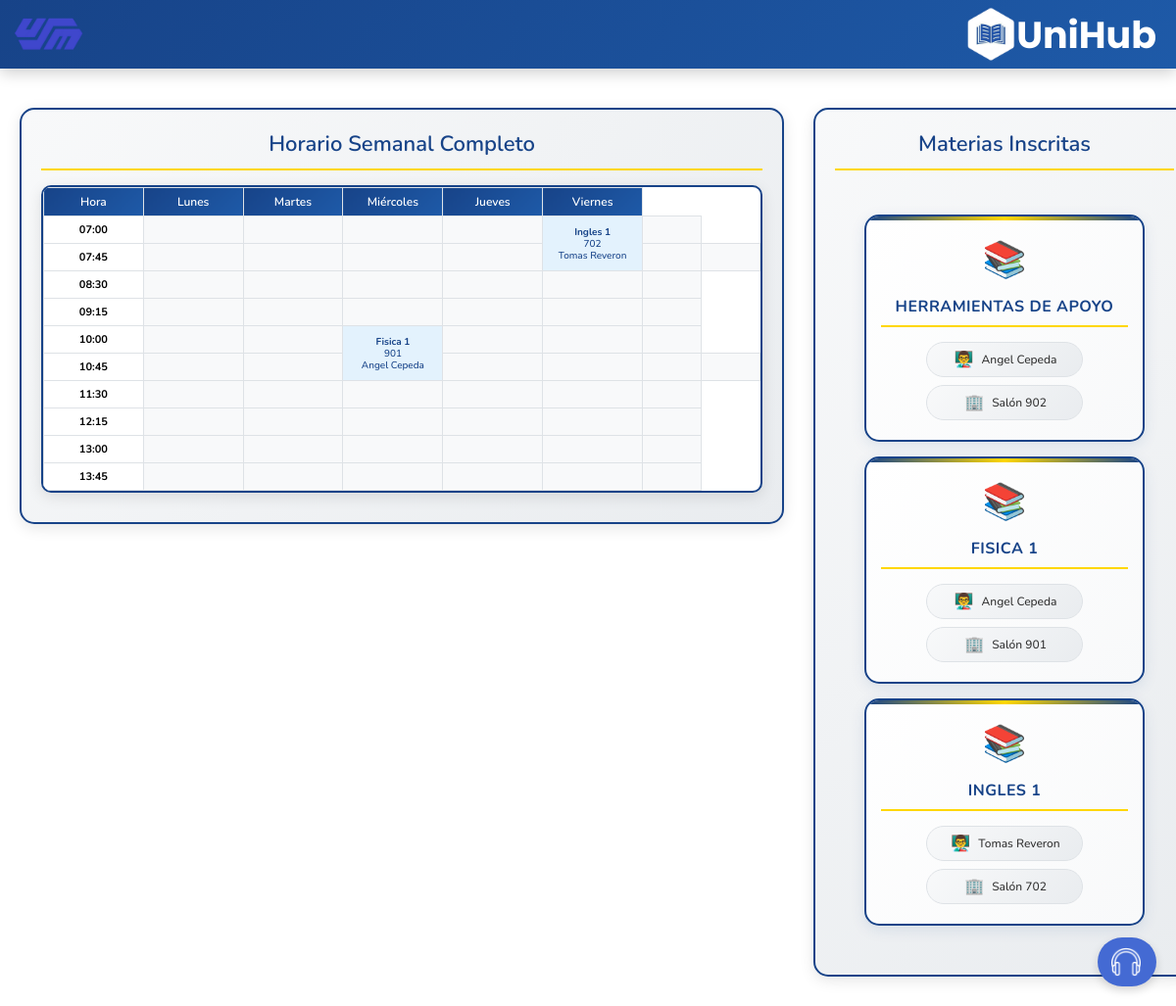
Screenshot of /pagina_principal.php (signed in) with the database file from the repository.
### tables this page shows
CREATE TABLE IF NOT EXISTS `materias` (
  `id` int NOT NULL AUTO_INCREMENT,
  `nombre` varchar(100) DEFAULT NULL,
  `salon` varchar(50) DEFAULT NULL,
  `id_profesor` int DEFAULT NULL,
  `creditos` int NOT NULL,
  `semestre` int NOT NULL,
  `seccion` varchar(50) NOT NULL,
  PRIMARY KEY (`id`),
  KEY `fk_profesor` (`id_profesor`)
);

### pagina_principal.php (the view, shortened to what this page needs)
<?php
include 'conexion.php';
$conn->set_charset("utf8mb4");
$user_id = $_SESSION['idusuario'];
$query_materias_profesor = "
SELECT
    m.id AS id_materia,
    m.nombre AS materia,
    m.salon,
    m.creditos,
    m.semestre,
    m.seccion,
    fu.foto,
    COALESCE(p.nombre, 'No asignado') AS nombre_profesor
FROM inscripciones i
JOIN materias m ON i.id_materia = m.id
LEFT JOIN profesores p ON m.id_profesor = p.id
LEFT JOIN fotousuario fu ON p.id_usuario = fu.id_usuario
WHERE i.id_estudiante = ?
GROUP BY m.id
";
$stmt_materias_profesor = $conn->prepare($query_materias_profesor);
$stmt_materias_profesor->bind_param("i", $user_id);
$stmt_materias_profesor->execute();
$resultado = $stmt_materias_profesor->get_result();
?>
<!DOCTYPE html>
<html lang="es">
<head>
    <link rel="stylesheet" href="css/style.css">
    <link rel="stylesheet" href="css/principalalumnostyle.css">
    <link rel="stylesheet" href="css/horario.css">
</head>
<body>
    <div class="cabecera">
        <button type="button" id="logoButton">
            <img src="css/logoazul.png" alt="Logo">
        </button>
        <div class="logoempresa">
            <img src="css/logounihubblanco.png" alt="Logo" class="logounihub">
            <p>UniHub</p>
        </div>
    </div>
        <div class="layout-dos-columnas">
            <div class="columna-izquierda">
                <div class="contenedor-horario">
                    <h2 class="titulo-horario">Horario Semanal Completo</h2>
                    <?php
                    include 'horario.php';
                    ?>
                </div>
            </div>
            <div class="columna-derecha">
                <div class="contenedor-horario">
                    <h2 class="titulo-horario">Materias Inscritas</h2>
                    <div class="contenedor-materias-grid">
                        <?php while ($row = $resultado->fetch_assoc()): ?>
                            <a href="detalle_materia.php?id=<?php echo $row['id_materia']; ?>" class="tarjeta-materia-link">
                                <div class="tarjeta-materia">
                                    <div class="icono-materia">📚</div>
                                    <h3 class="nombre-materia"><?php echo htmlspecialchars($row['materia']); ?></h3>
                                    <div class="info-materia">
                                        <div class="info-item">
                                            <span class="icono">👨‍🏫</span>
                                            <span class="texto"><?php echo !empty(trim($row['nombre_profesor'])) ? htmlspecialchars(trim($row['nombre_profesor'])) : 'No asignado'; ?></span>
                                        </div>
                                        <div class="info-item">
                                            <span class="icono">🏢</span>
                                            <span class="texto">Salón <?php echo htmlspecialchars($row['salon']); ?></span>
                                        </div>
                                    </div>
                                </div>
                            </a>
                        <?php endwhile; ?>
                    </div>
                </div>
            </div>
        </div>
    <div class="soporte-flotante-container">
        <a href="contacto.php" class="soporte-flotante" title="Soporte">
            <img src="css/audifonos-blanco.png" alt="Soporte">
        </a>
    </div>
</body>
</html>

### css/style.css (style rules this page uses)
* { margin: 0; padding: 0; box-sizing: border-box; }

### css/principalalumnostyle.css (style rules this page uses)
.cabecera { width: 100%; height: 70px; background: linear-gradient( to bottom, #174388 0%, #174388 80%, transparent 100% ); display: flex; align-items: center; flex-direction: row; align-content: center; justify-content: flex-end; }
.cabecera button img { width: 70px; height: auto; }
.cabecera button { position: absolute; background-color: transparent; border: none; left: 15px; cursor: pointer; user-select: none; }
.cabecera p { font-family: "Poppins", sans-serif; font-size: 38px; color: white; position: absolute; right: 20px; user-select: none; font-weight: 700; }
.logoempresa img { width: 70px; height: auto; }
.logoempresa { display: flex; flex-direction: row; width: 225px; height: auto; align-items: center; }
:root { --background-color: white; --text-color: black; }
body { background-color: var(--background-color); color: var(--text-color); height: 100vh; transition: 1s background-color ease-in-out; }

### css/horario.css (style rules this page uses)
body { font-family: 'Nunito', sans-serif; --color: #00000072; }
.contenedor-horario { margin: 20px; padding: 20px; border: 1px solid #007BFF; border-radius: 8px; background-color: #E3F2FD; width: 50%; margin-top: 20px; }
.titulo-horario { text-align: center; margin-bottom: 20px; font-size: 24px; color: #007BFF; }

### rows the page displays
materias: nombre "HERRAMIENTAS DE APOYO", nombre_profesor "Angel Cepeda", salon "902"
materias: nombre "FISICA 1", nombre_profesor "Angel Cepeda", salon "901"
materias: nombre "INGLES 1", nombre_profesor "Tomas Reveron", salon "702"

### other values shown
$hora_para_mostrar "07:00"
$info["materia"] "Ingles 1"
$info["salon"] "702"
$info["profesor"] "Tomas Reveron"
$hora_para_mostrar "07:45"
$hora_para_mostrar "08:30"
$hora_para_mostrar "09:15"
$hora_para_mostrar "10:00"
$info["materia"] "Fisica 1"
$info["salon"] "901"
$info["profesor"] "Angel Cepeda"
$hora_para_mostrar "10:45"
$hora_para_mostrar "11:30"
$hora_para_mostrar "12:15"
$hora_para_mostrar "13:00"
